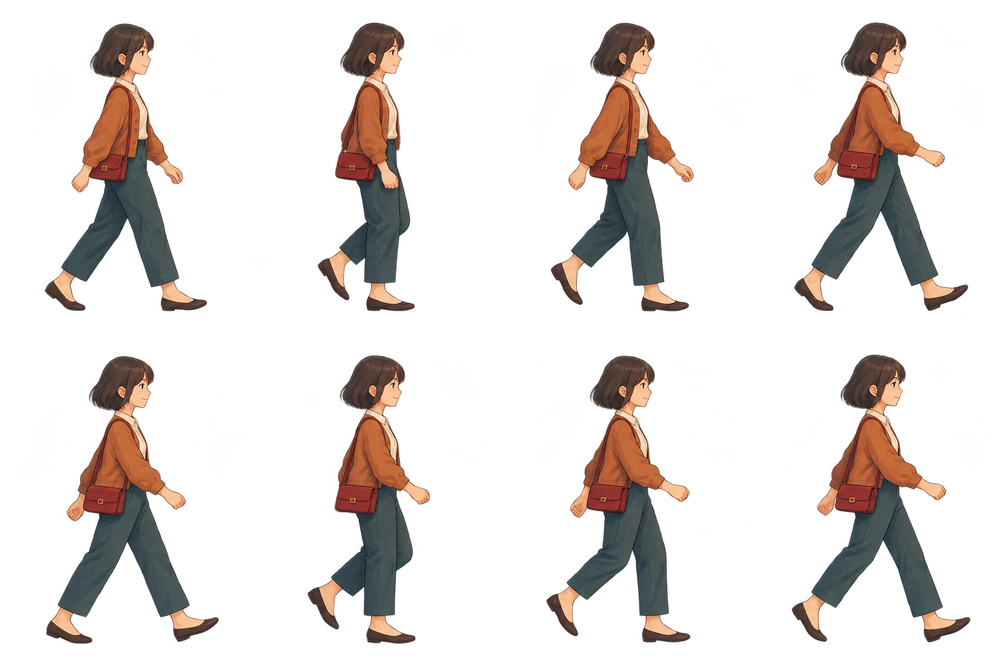
#> input picture dist/painted/assets/resident-walk.png, 1000 x 667 px, shrunk from 1536 x 1024 before the run
$ python measure_painted_frames.py
#> lines starting #> are read from the running program, lines starting #| are printed output that depends on the picture
"""Measure alpha bounds for generated sprite sheets; preserve original artwork bytes."""
from pathlib import Path
import json
from PIL import Image

STUDY = Path(__file__).resolve().parents[1] / 'dist' / 'painted'
frames = {}
for name, filename, columns, rows in (
    ('resident', 'resident-walk.png', 4, 2),
    ('neighbor', 'neighbor-walk.png', 4, 2),
    ('idle', 'idle.png', 2, 2),
):
    image = Image.open(STUDY / 'assets' / filename).convert('RGBA')
#> image is the input picture: PIL image 1000x667 RGBA; mean R, G, B, A 25.3, 18.4, 15.2, 48.7
    cell_width, cell_height = image.width // columns, image.height // rows
#> cell_width = 250; cell_height = 333
    frames[name] = []
    for index in range(columns * rows):
        ox, oy = index % columns * cell_width, index // columns * cell_height
        alpha = image.getchannel('A').crop((ox, oy, ox + cell_width, oy + cell_height))
        bounds = alpha.point(lambda a: 255 if a > 160 else 0).getbbox()
        if not bounds:
            raise ValueError(f'Empty pose: {name} {index}')
        head = alpha.crop((0, int(cell_height * .12), cell_width, int(cell_height * .26))).point(lambda a: 255 if a > 180 else 0).getbbox()
        pivot = (head[0] + head[2]) / 2 if head else cell_width / 2
        frames[name].append(dict(x=ox + bounds[0], y=oy + bounds[1],
                                 width=bounds[2] - bounds[0], height=bounds[3] - bounds[1],
                                 left=bounds[0], pivot=round(pivot, 1)))
#> this loop made 8 passes
#> (bounds, head, pivot) on passes 1 to 8: ((45, 24, 207, 311), (91, 0, 154, 47), 122.5), ((68, 23, 164, 311), (91, 0, 154, 47), 122.5), ((51, 23, 194, 311), (91, 0, 154, 47), 122.5), ((44, 23, 218, 311), (92, 0, 156, 47), 124), ((46, 23, 218, 310), (90, 0, 154, 47), 122), ((58, 23, 180, 310), (91, 0, 155, 47), 123), ((47, 23, 190, 309), (91, 0, 154, 47), 122.5), ((42, 22, 220, 309), (91, 0, 155, 47), 123)
#> pass 1, `alpha = image.getchannel('A').crop((ox, oy, ox + cell_width, oy + cell..`:
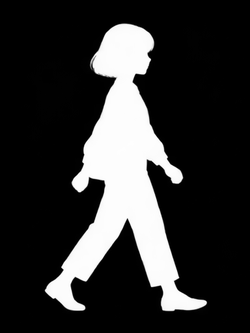
#> alpha: PIL image 250x333 L; min 0, max 255, mean 49.8
#> pass 2, `alpha = image.getchannel('A').crop((ox, oy, ox + cell_width, oy + cell..`:
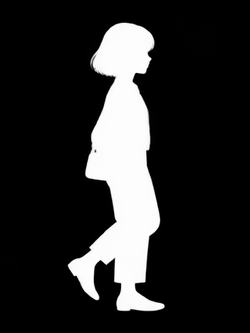
#> alpha: PIL image 250x333 L; min 0, max 255, mean 41.7
#> pass 3, `alpha = image.getchannel('A').crop((ox, oy, ox + cell_width, oy + cell..`:
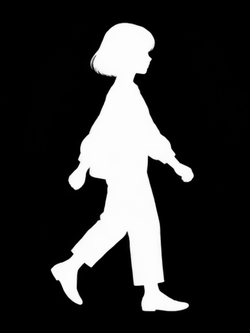
#> alpha: PIL image 250x333 L; min 0, max 255, mean 49.3
#> pass 2 of the loop `for name, filename, columns, rows in (`:
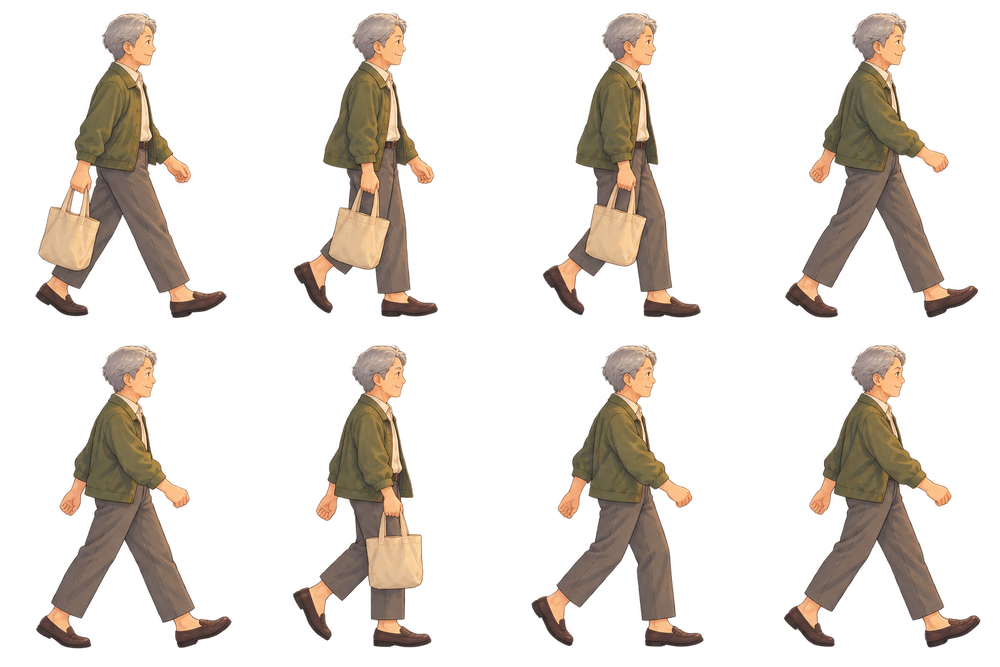
#> input picture dist/painted/assets/neighbor-walk.png, 1000 x 667 px, shrunk from 1536 x 1024 before the run
#> image is the input picture: PIL image 1000x667 RGBA; mean R, G, B, A 38.5, 30.4, 23.5, 60.5
#> the loop `for index in range(columns * rows):` made 8 passes
#> (bounds, head, pivot) on passes 1 to 8: ((36, 14, 226, 318), (97, 0, 155, 47), 126), ((44, 14, 187, 317), (98, 0, 155, 47), 126.5), ((43, 14, 200, 317), (98, 0, 156, 47), 127), ((35, 14, 228, 317), (97, 0, 155, 47), 126), ((36, 13, 231, 315), (97, 0, 155, 47), 126), ((43, 13, 181, 314), (98, 0, 155, 47), 126.5), ((32, 13, 203, 313), (95, 0, 155, 47), 125), ((34, 13, 230, 314), (96, 0, 155, 47), 125.5)
#> pass 1, `alpha = image.getchannel('A').crop((ox, oy, ox + cell_width, oy + cell..`:
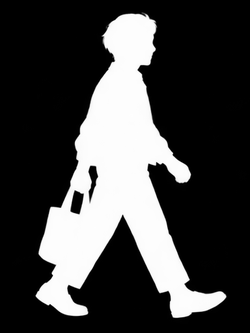
#> alpha: PIL image 250x333 L; min 0, max 255, mean 67.2
#> pass 3, `alpha = image.getchannel('A').crop((ox, oy, ox + cell_width, oy + cell..`:
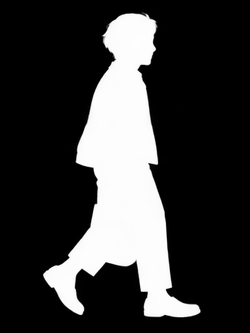
#> alpha: PIL image 250x333 L; min 0, max 255, mean 57.3
#> pass 3 of the loop `for name, filename, columns, rows in (`:
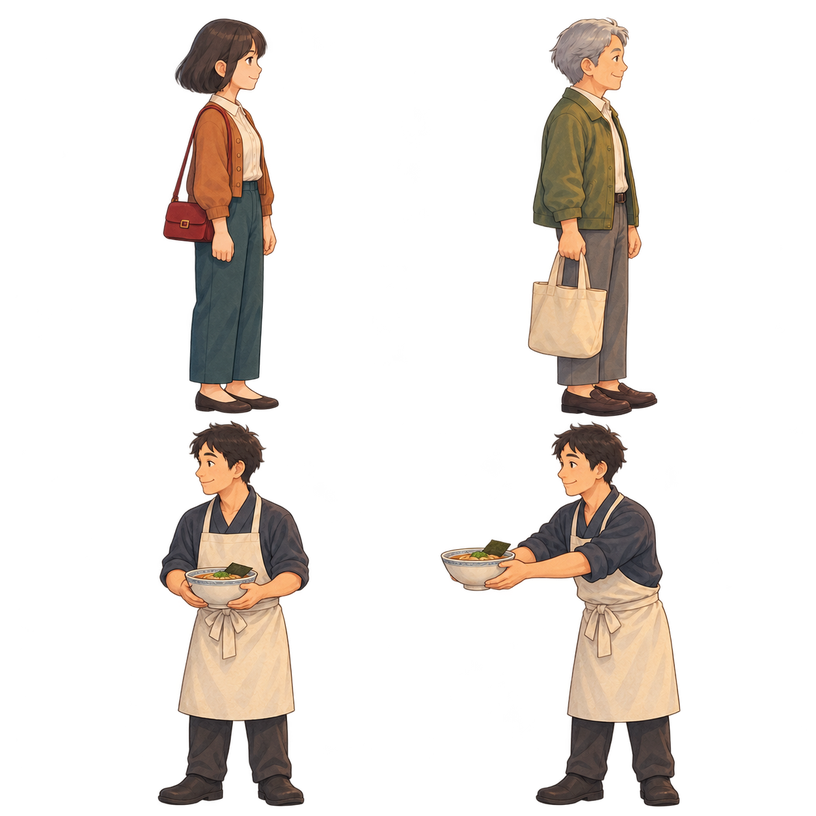
#> input picture dist/painted/assets/idle.png, 816 x 816 px, shrunk from 1254 x 1254 before the run
#> image is the input picture: PIL image 816x816 RGBA; mean R, G, B, A 30.8, 24.9, 20.2, 50.9
#> the loop `for index in range(columns * rows):` made 4 passes
#> (bounds, head, pivot) on passes 1 to 4: ((163, 19, 279, 408), (176, 0, 265, 58), 220.5), ((120, 19, 249, 408), (142, 0, 219, 58), 180.5), ((158, 0, 309, 398), (185, 0, 291, 58), 238), ((33, 0, 272, 398), (147, 0, 241, 58), 194)
#> pass 1, `alpha = image.getchannel('A').crop((ox, oy, ox + cell_width, oy + cell..`:
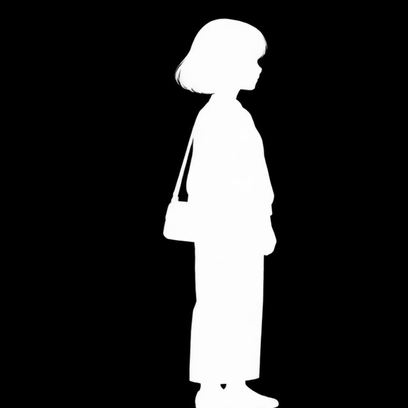
#> alpha: PIL image 408x408 L; min 0, max 255, mean 43
#> pass 3, `alpha = image.getchannel('A').crop((ox, oy, ox + cell_width, oy + cell..`:
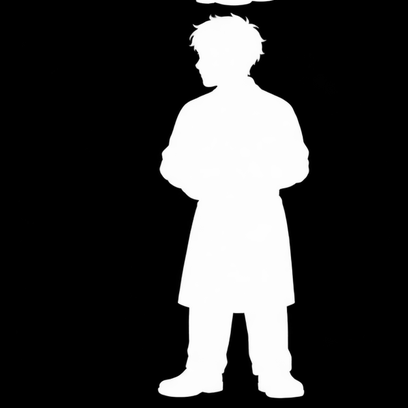
#> alpha: PIL image 408x408 L; min 0, max 255, mean 55.5
(STUDY / 'frames.js').write_text('window.PaintedFrames = ' + json.dumps(frames, separators=(',', ':')) + ';\n')
print('Measured sprite bounds and head anchors; source images unchanged.')
